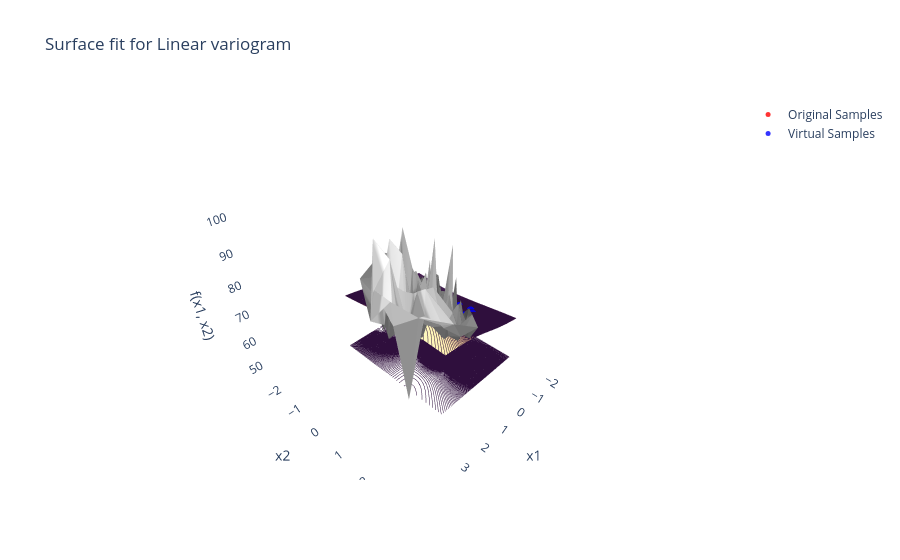

The notebook cell saved with this chart:
### Code cell
Generator = KrigingVSG(df_training[['x1', 'x2']].values, df_training['f(x1,x2)'].values)
linear_df = Generator.ComputeY('linear')
X, Y, Z = predictUnsampled(Generator.kriging_model)
PlotSurface(X, Y, Z, linear_df, 'Linear')

metrics_linear = ComputeMetrics(Generator.kriging_model, linear_df)
linear_metrics_df = pd.DataFrame(metrics_linear, index=[0])
